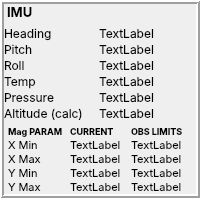
        <widget class="QFrame" name="IMU">
         <property name="sizePolicy">
          <sizepolicy hsizetype="Preferred" vsizetype="Maximum">
           <horstretch>0</horstretch>
           <verstretch>0</verstretch>
          </sizepolicy>
         </property>
         <property name="frameShape">
          <enum>QFrame::Box</enum>
         </property>
         <property name="frameShadow">
          <enum>QFrame::Raised</enum>
         </property>
         <property name="lineWidth">
          <number>2</number>
         </property>
         <layout class="QVBoxLayout" name="verticalLayout_3">
          <property name="spacing">
           <number>0</number>
          </property>
          <property name="leftMargin">
           <number>0</number>
          </property>
          <property name="topMargin">
           <number>0</number>
          </property>
          <property name="rightMargin">
           <number>3</number>
          </property>
          <property name="bottomMargin">
           <number>0</number>
          </property>
          <item>
           <widget class="QFrame" name="frame_7">
            <property name="frameShape">
             <enum>QFrame::NoFrame</enum>
            </property>
            <property name="frameShadow">
             <enum>QFrame::Raised</enum>
            </property>
            <layout class="QHBoxLayout" name="horizontalLayout_3">
             <property name="spacing">
              <number>0</number>
             </property>
             <property name="leftMargin">
              <number>3</number>
             </property>
             <property name="topMargin">
              <number>0</number>
             </property>
             <property name="rightMargin">
              <number>2</number>
             </property>
             <property name="bottomMargin">
              <number>0</number>
             </property>
             <item>
              <widget class="QLabel" name="label_12">
               <property name="font">
                <font>
                 <family>Inter</family>
                 <pointsize>10</pointsize>
                 <bold>true</bold>
                </font>
               </property>
               <property name="text">
                <string>IMU</string>
               </property>
              </widget>
             </item>
            </layout>
           </widget>
          </item>
          <item>
           <widget class="QFrame" name="frame_5">
            <property name="font">
             <font>
              <family>Inter</family>
              <pointsize>9</pointsize>
             </font>
            </property>
            <property name="frameShape">
             <enum>QFrame::NoFrame</enum>
            </property>
            <property name="frameShadow">
             <enum>QFrame::Raised</enum>
            </property>
            <layout class="QGridLayout" name="gridLayout_2">
             <property name="leftMargin">
              <number>0</number>
             </property>
             <property name="topMargin">
              <number>5</number>
             </property>
             <property name="rightMargin">
              <number>0</number>
             </property>
             <property name="bottomMargin">
              <number>5</number>
             </property>
             <property name="horizontalSpacing">
              <number>0</number>
             </property>
             <property name="verticalSpacing">
              <number>1</number>
             </property>
             <item row="0" column="1">
              <widget class="QLabel" name="iHeading">
               <property name="text">
                <string>TextLabel</string>
               </property>
              </widget>
             </item>
             <item row="4" column="0">
              <widget class="QLabel" name="label_20">
               <property name="text">
                <string>Pressure</string>
               </property>
              </widget>
             </item>
             <item row="1" column="1">
              <widget class="QLabel" name="iPitch">
               <property name="text">
                <string>TextLabel</string>
               </property>
              </widget>
             </item>
             <item row="0" column="0">
              <widget class="QLabel" name="label_13">
               <property name="text">
                <string>Heading</string>
               </property>
              </widget>
             </item>
             <item row="3" column="0">
              <widget class="QLabel" name="label_19">
               <property name="text">
                <string>Temp</string>
               </property>
              </widget>
             </item>
             <item row="2" column="0">
              <widget class="QLabel" name="label_16">
               <property name="text">
                <string>Roll</string>
               </property>
              </widget>
             </item>
             <item row="2" column="1">
              <widget class="QLabel" name="iRoll">
               <property name="text">
                <string>TextLabel</string>
               </property>
              </widget>
             </item>
             <item row="1" column="0">
              <widget class="QLabel" name="label_15">
               <property name="text">
                <string>Pitch</string>
               </property>
              </widget>
             </item>
             <item row="5" column="0">
              <widget class="QLabel" name="label_21">
               <property name="text">
                <string>Altitude (calc)</string>
               </property>
              </widget>
             </item>
             <item row="3" column="1">
              <widget class="QLabel" name="iTemp">
               <property name="text">
                <string>TextLabel</string>
               </property>
              </widget>
             </item>
             <item row="4" column="1">
              <widget class="QLabel" name="iPressure">
               <property name="text">
                <string>TextLabel</string>
               </property>
              </widget>
             </item>
             <item row="5" column="1">
              <widget class="QLabel" name="iAltitude">
               <property name="text">
                <string>TextLabel</string>
               </property>
              </widget>
             </item>
            </layout>
           </widget>
          </item>
          <item>
           <widget class="QWidget" name="widget" native="true">
            <property name="font">
             <font>
              <family>Inter</family>
              <pointsize>8</pointsize>
             </font>
            </property>
            <layout class="QGridLayout" name="gridLayout_3">
             <property name="leftMargin">
              <number>4</number>
             </property>
             <property name="topMargin">
              <number>0</number>
             </property>
             <property name="rightMargin">
              <number>0</number>
             </property>
             <property name="bottomMargin">
              <number>0</number>
             </property>
             <property name="spacing">
              <number>0</number>
             </property>
             <item row="0" column="1">
              <widget class="QLabel" name="label_17">
               <property name="font">
                <font>
                 <family>Inter</family>
                 <pointsize>7</pointsize>
                 <bold>true</bold>
                </font>
               </property>
               <property name="text">
                <string>CURRENT</string>
               </property>
              </widget>
             </item>
             <item row="1" column="1">
              <widget class="QLabel" name="label_26">
               <property name="text">
                <string>TextLabel</string>
               </property>
              </widget>
             </item>
             <item row="2" column="0">
              <widget class="QLabel" name="label_18">
               <property name="text">
                <string>X Max</string>
               </property>
              </widget>
             </item>
             <item row="4" column="1">
              <widget class="QLabel" name="label_29">
               <property name="text">
                <string>TextLabel</string>
               </property>
              </widget>
             </item>
             <item row="0" column="2">
              <widget class="QLabel" name="label_24">
               <property name="font">
                <font>
                 <family>Inter</family>
                 <pointsize>7</pointsize>
                 <bold>true</bold>
                </font>
               </property>
               <property name="text">
                <string>OBS LIMITS</string>
               </property>
              </widget>
             </item>
             <item row="1" column="0">
              <widget class="QLabel" name="label_23">
               <property name="text">
                <string>X Min</string>
               </property>
              </widget>
             </item>
             <item row="4" column="0">
              <widget class="QLabel" name="label_28">
               <property name="text">
                <string>Y Max</string>
               </property>
              </widget>
             </item>
             <item row="4" column="2">
              <widget class="QLabel" name="label_30">
               <property name="text">
                <string>TextLabel</string>
               </property>
              </widget>
             </item>
             <item row="2" column="2">
              <widget class="QLabel" name="label_25">
               <property name="text">
                <string>TextLabel</string>
               </property>
              </widget>
             </item>
             <item row="0" column="0">
              <widget class="QLabel" name="label_14">
               <property name="font">
                <font>
                 <family>Inter</family>
                 <pointsize>7</pointsize>
                 <bold>true</bold>
                </font>
               </property>
               <property name="text">
                <string>Mag PARAM</string>
               </property>
              </widget>
             </item>
             <item row="1" column="2">
              <widget class="QLabel" name="label_27">
               <property name="text">
                <string>TextLabel</string>
               </property>
              </widget>
             </item>
             <item row="2" column="1">
              <widget class="QLabel" name="label_22">
               <property name="text">
                <string>TextLabel</string>
               </property>
              </widget>
             </item>
             <item row="3" column="0">
              <widget class="QLabel" name="label_31">
               <property name="text">
                <string>Y Min</string>
               </property>
              </widget>
             </item>
             <item row="3" column="1">
              <widget class="QLabel" name="label_32">
               <property name="text">
                <string>TextLabel</string>
               </property>
              </widget>
             </item>
             <item row="3" column="2">
              <widget class="QLabel" name="label_33">
               <property name="text">
                <string>TextLabel</string>
               </property>
              </widget>
             </item>
            </layout>
           </widget>
          </item>
         </layout>
        </widget>
